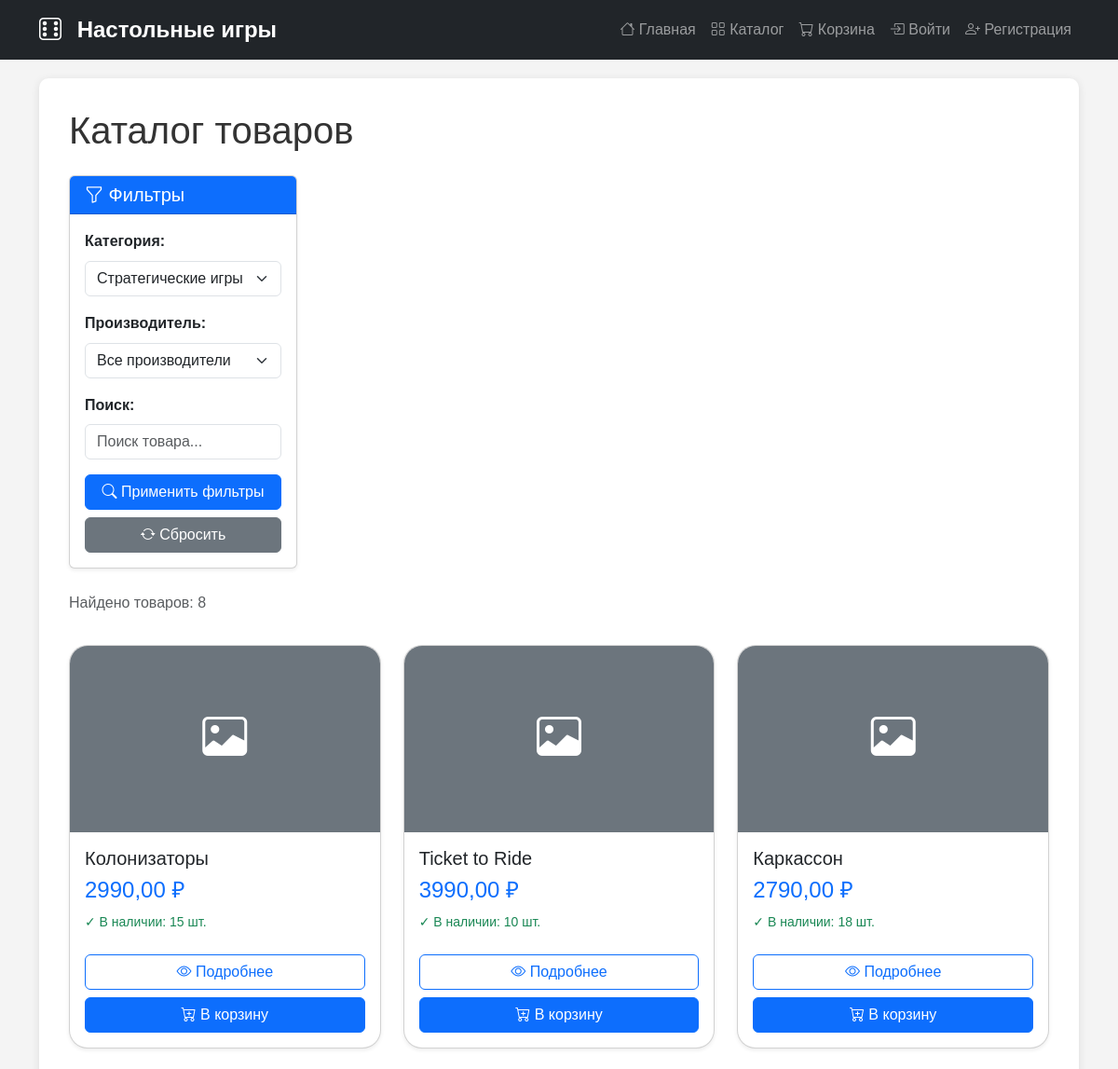
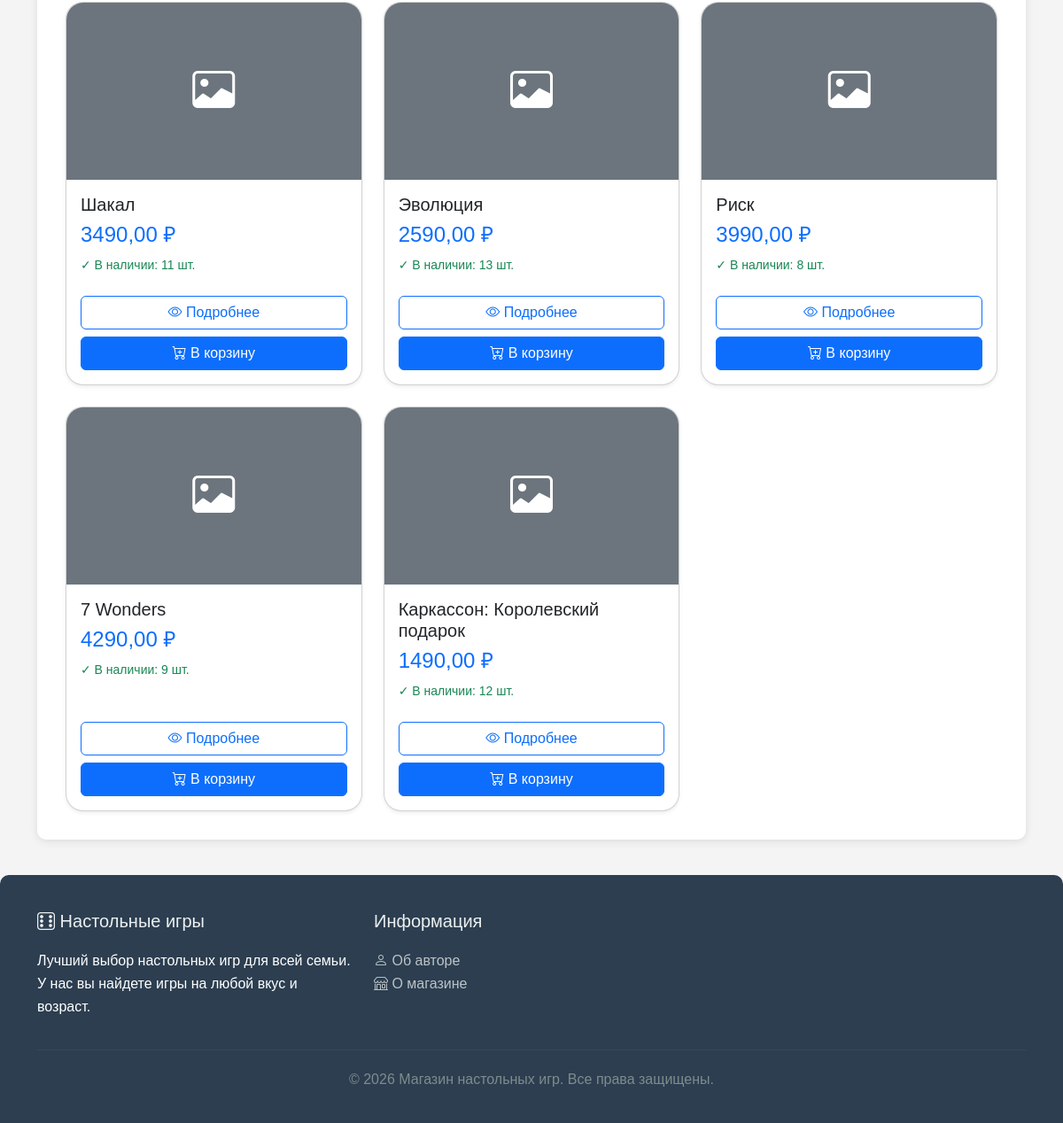
/catalog/?category=1, run on an earlier commit of the app's database (2 pictures, top to bottom).
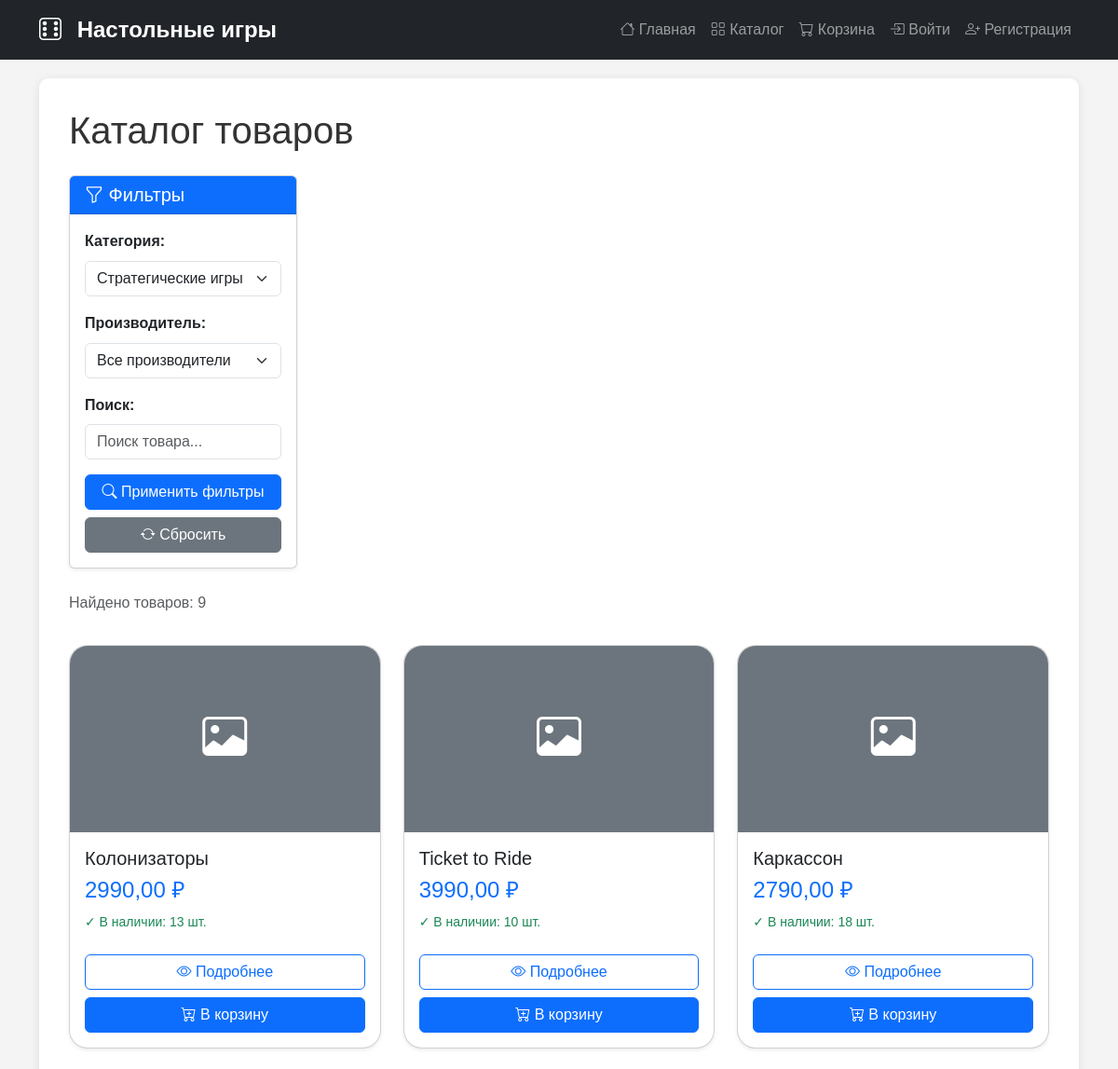
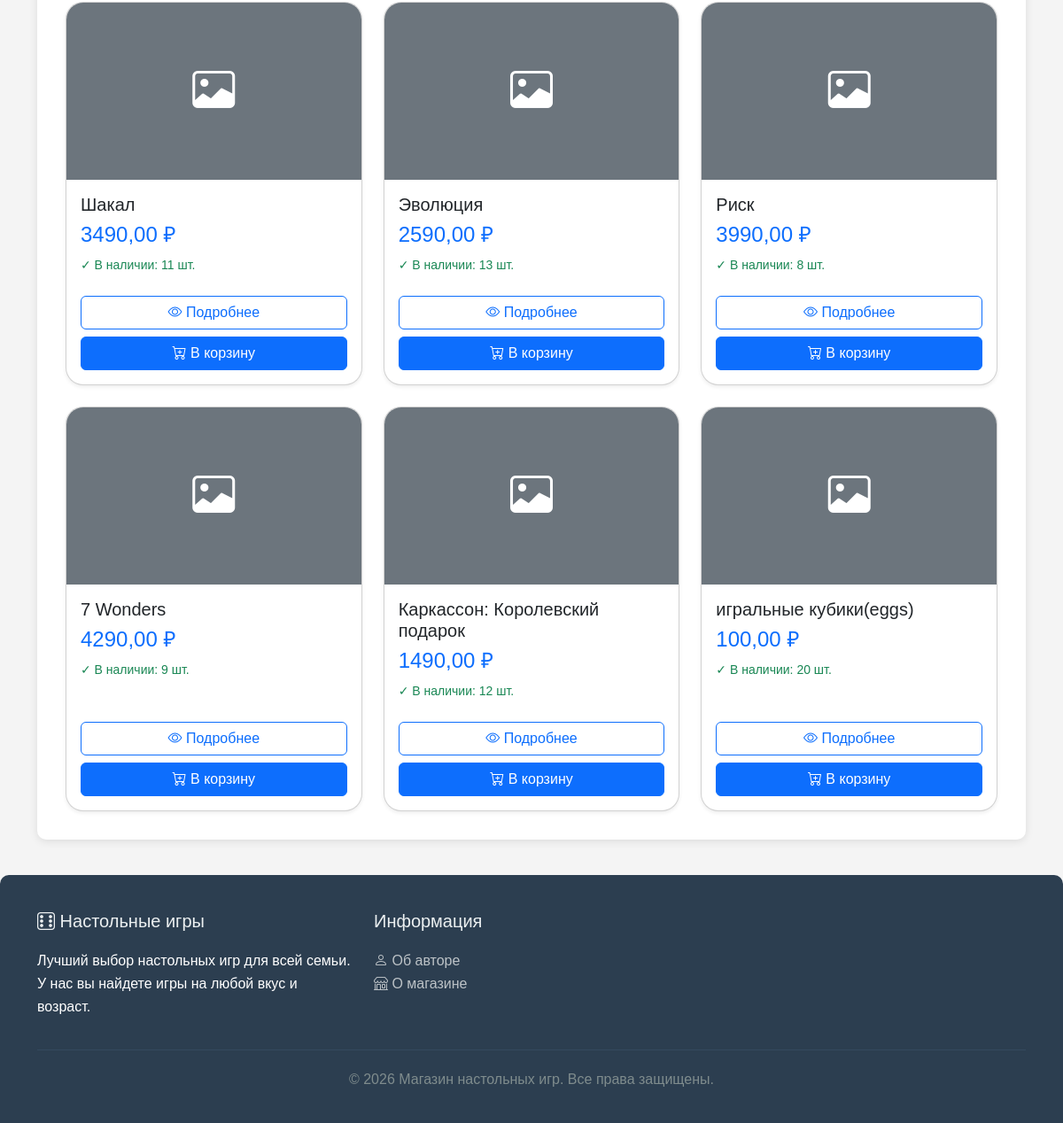
And on a later commit of the database (2 pictures, top to bottom).
### shop/models.py (models this page shows, shortened)
class Product(models.Model):
    name = models.CharField(max_length = 200)
    description = models.TextField()
    product_photo = models.ImageField(
        upload_to='products/',
        blank = True,
        null=True,
    )
    price = models.DecimalField(
        max_digits=10,
        decimal_places=2,
        validators=[
            MinValueValidator(0)
        ]
    )
    count = models.IntegerField(
        validators=[
            MinValueValidator(0)
        ]
    )
    category = models.ForeignKey(
        Category,
        on_delete=models.CASCADE,
        related_name='products',
        verbose_name="Категория",
        help_text="выберите категорию товара"
    )
    manufacturer = models.ForeignKey(
        Manufacturer,
        on_delete=models.CASCADE,
        related_name='products',
        verbose_name="Производитель",
        help_text="Выберите производителя товара",
        null=True,
        blank=True
    )

### shop/views.py (the view)
# urls.py: path('catalog/',views.product_list,name='product_list'),
def product_list(request):
    products = Product.objects.all()
    category_id = request.GET.get('category')
    if category_id:
        products = products.filter(category_id=category_id)
    manufacturer_id = request.GET.get('manufacturer')
    if manufacturer_id:
        products = products.filter(manufacturer_id=manufacturer_id)
    search_query = request.GET.get('search')
    if search_query:
        products = products.filter(Q(name__icontains=search_query) | Q(description__icontains=search_query))
    paginator = Paginator(products, 9)
    page_number = request.GET.get('page')
    page_obj = paginator.get_page(page_number)
    categories = Category.objects.all()
    manufacturers = Manufacturer.objects.all()
    context = {
        'products': page_obj.object_list,
        'page_obj': page_obj,
        'categories': categories,
        'manufacturers': manufacturers,
    }
    return render(request, 'shop/product_list.html', context)

### shop/templates/shop/product_list.html (shortened to what the changed rows need)
{% extends 'shop/base.html' %}
{% block content %}
<div class="container-fluid px-0">
    <h1 class="mb-4">Каталог товаров</h1>
    <div class="row">
        <div id = "products-container">
            <div class="d-flex justify-content-between align-items-center mb-3">
                <p class="text-muted">Найдено товаров: {{ page_obj.paginator.count }}</p>
            </div>
            {% if products %}
                <div class="row row-cols-1 row-cols-sm-2 row-cols-lg-3 g-4">
                    {% for product in products %}
                        <div class="col">
                            <div class="card h-100 shadow-sm product-card">
                                {% if product.image %}
                                    <img src="{{ product.image.url }}" class="card-img-top" alt="{{ product.name }}" style="height: 200px; object-fit: cover;">
                                {% else %}
                                    <div class="card-img-top bg-secondary text-white d-flex align-items-center justify-content-center" style="height: 200px;">
                                        <i class="bi bi-image" style="font-size: 48px;"></i>
                                    </div>
                                {% endif %}
                                <div class="card-body">
                                    <h5 class="card-title">{{ product.name }}</h5>
                                    <p class="card-text text-primary h4">{{ product.price }} ₽</p>
                                    <p class="card-text small text-muted">
                                        {% if product.count > 0 %}
                                            <span class="text-success">✓ В наличии: {{ product.count }} шт.</span>
                                        {% else %}
                                            <span class="text-danger">✗ Нет в наличии</span>
                                        {% endif %}
                                    </p>
                                </div>
                                <div class="card-footer bg-transparent border-0 pb-3">
                                    <a href="{% url 'product_detail' product.id %}" class="btn btn-outline-primary w-100 mb-2">
                                        <i class="bi bi-eye"></i> Подробнее
                                    </a>
                                    {% if product.count > 0 %}
                                        <form action="{% url 'add' product.id %}" method="post">
                                            <button type="submit" class="btn btn-primary w-100">
                                                <i class="bi bi-cart-plus"></i> В корзину
                                            </button>
                                        </form>
                                    {% else %}
                                        <button class="btn btn-secondary w-100" disabled>
                                            <i class="bi bi-cart-x"></i> Нет в наличии
                                        </button>
                                    {% endif %}
                                </div>
                            </div>
                        </div>
                    {% endfor %}
                </div>
            {% else %}
                <div class="alert alert-info text-center">
                    <i class="bi bi-info-circle"></i> Товары не найдены. Попробуйте изменить параметры фильтрации.
                </div>
            {% endif %}
        </div>
    </div>
</div>
{% endblock %}

What changed in the data, as far as the page shows it:
changed Product "Колонизаторы": count "15" → "13"
added Product: name "игральные кубики(eggs)", price "100,00", count "20", shows "В корзину"
Also different on the page:
{{ page_obj.paginator.count }}: "8" → "9"
